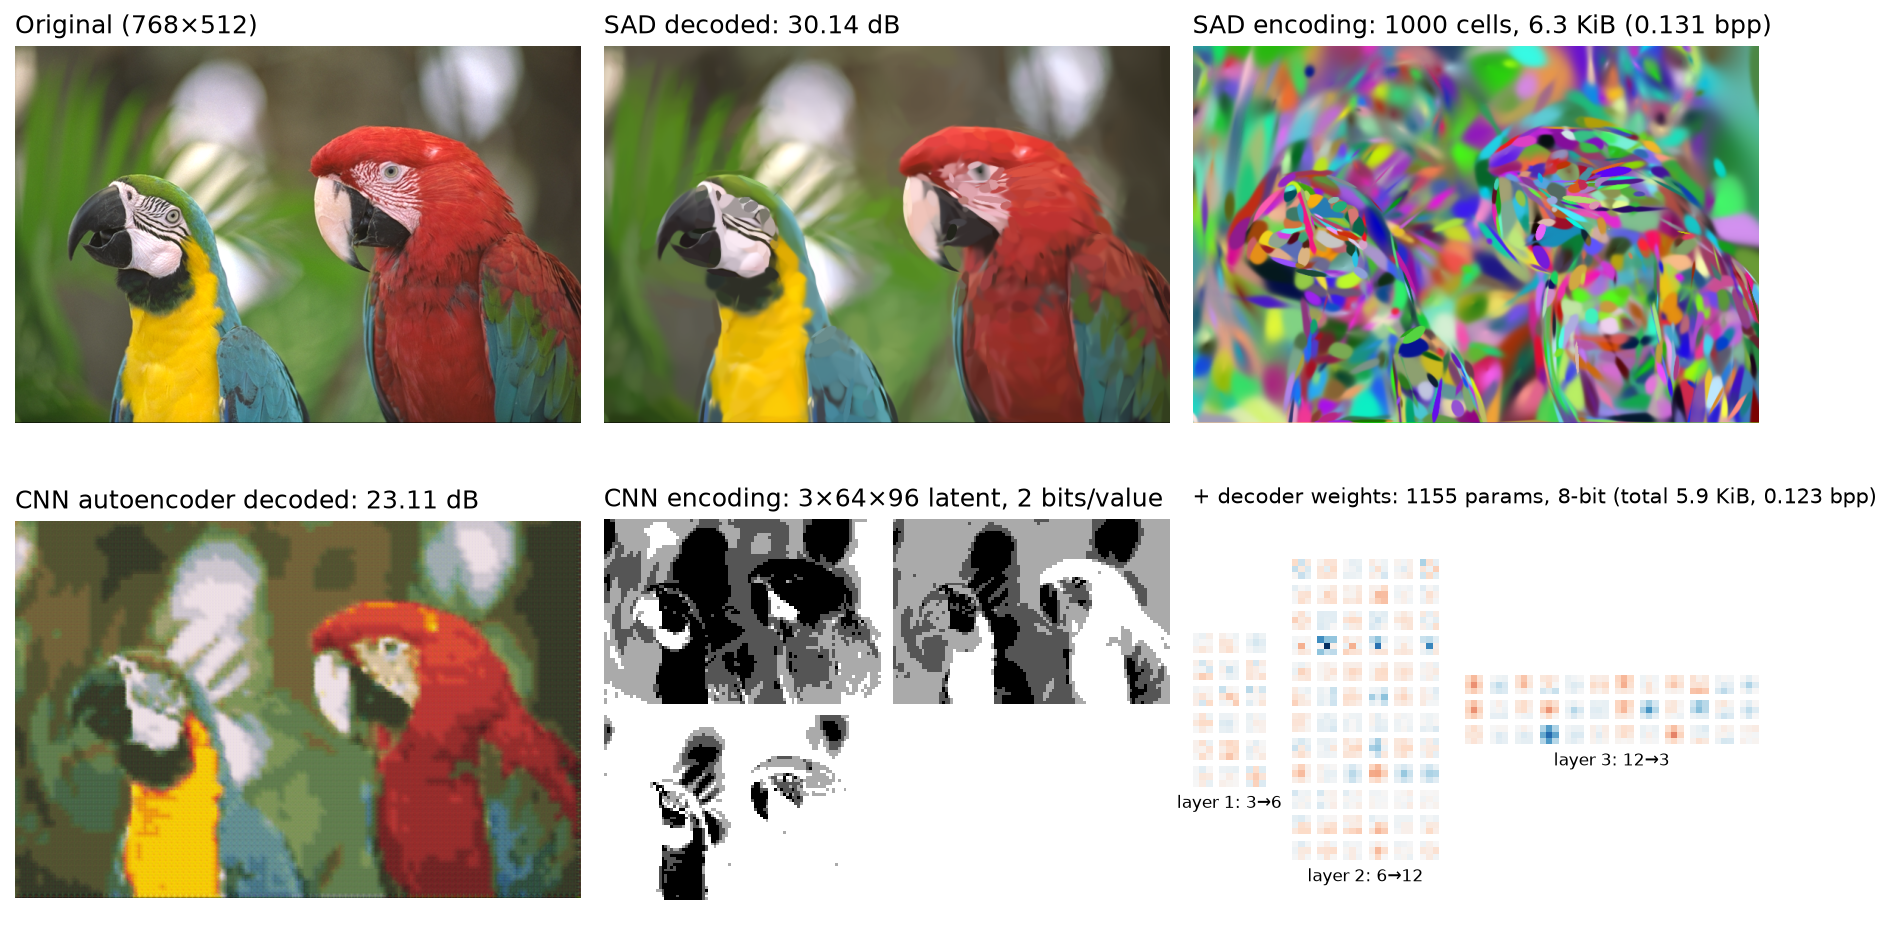

The script that saved this image:
"""Side-by-side figure from sad/summary.json and cnn/best.npz.

Top row: original, SAD decoded, SAD's encoding (its cells, one random color
each). Bottom row: CNN decoded, the CNN's encoding (latent channels as they are
stored) and its decoder weights (every 3x3 kernel, per layer).

  uv run --no-project --python 3.12 --with numpy --with pillow --with matplotlib \
    python experiments/ae_compare/figure.py --image ../comp/data/kodak/kodim23.png --sites 1000
"""

import argparse
import json
from pathlib import Path

import matplotlib.pyplot as plt
import numpy as np
from PIL import Image

HERE = Path(__file__).resolve().parent


def kernel_mosaic(w, pad=1):
    """(in, out, k, k) weights as a grid of kernels, rows = outputs, NaN between."""
    cin, cout, k, _ = w.shape
    m = np.full((cout * (k + pad) - pad, cin * (k + pad) - pad), np.nan)
    for i in range(cin):
        for o in range(cout):
            m[o * (k + pad):o * (k + pad) + k, i * (k + pad):i * (k + pad) + k] = w[i, o]
    return m


def latent_mosaic(z, cols, pad=4):
    c, h, w = z.shape
    rows = -(-c // cols)
    m = np.full((rows * (h + pad) - pad, cols * (w + pad) - pad), np.nan)
    for i in range(c):
        r, q = divmod(i, cols)
        m[r * (h + pad):r * (h + pad) + h, q * (w + pad):q * (w + pad) + w] = z[i]
    return m


def main():
    ap = argparse.ArgumentParser()
    ap.add_argument("--image", required=True)
    ap.add_argument("--sites", type=int, default=1000)
    ap.add_argument("--out", default=str(HERE / "figure.png"))
    args = ap.parse_args()

    sad = json.load(open(HERE / "sad" / "summary.json"))
    sad_run = next(r for r in sad["runs"] if r["sites"] == args.sites)
    sad_dir = HERE / "sad" / f"sites_{args.sites}"
    cnn = np.load(HERE / "cnn" / "best.npz")
    cs = json.loads(str(cnn["stats"]))
    pixels = sad["width"] * sad["height"]

    plt.rcParams.update({"font.family": "sans-serif", "font.size": 10})
    fig = plt.figure(figsize=(15, 7.6), dpi=150)
    gs = fig.add_gridspec(2, 3, wspace=0.04, hspace=0.18)

    def show(ax, path, title):
        ax.imshow(Image.open(path))
        ax.set_title(title, loc="left")
        ax.axis("off")

    show(fig.add_subplot(gs[0, 0]), args.image, f"Original ({sad['width']}×{sad['height']})")
    show(fig.add_subplot(gs[0, 1]), sad_dir / "recon.png",
         f"SAD decoded: {sad_run['psnr']:.2f} dB")
    show(fig.add_subplot(gs[0, 2]), sad_dir / "cells.png",
         f"SAD encoding: {sad_run['coded']} cells, {sad_run['bits'] / 8 / 1024:.1f} KiB ({sad_run['bpp']:.3f} bpp)")
    show(fig.add_subplot(gs[1, 0]), HERE / "cnn" / "recon.png",
         f"CNN autoencoder decoded: {cs['psnr']:.2f} dB")

    latent = cnn["latent"]
    ax = fig.add_subplot(gs[1, 1])
    ax.imshow(latent_mosaic(latent, cols=min(len(latent), 2)), cmap="gray", interpolation="nearest")
    ax.set_title(f"CNN encoding: {latent.shape[0]}×{latent.shape[1]}×{latent.shape[2]} latent, "
                 f"{cs['b']} bits/value", loc="left")
    ax.axis("off")

    sub = gs[1, 2].subgridspec(1, 3, wspace=0.15, width_ratios=[w.shape[0] for w in [cnn[f"dec{i}_w"] for i in range(3)]])
    layers = [cnn[f"dec{i}_w"] for i in range(3)]
    vmax = max(np.abs(w).max() for w in layers)
    for i, w in enumerate(layers):
        ax = fig.add_subplot(sub[i])
        ax.imshow(kernel_mosaic(w), cmap="RdBu_r", vmin=-vmax, vmax=vmax, interpolation="nearest")
        ax.set_yticks([])
        ax.set_xticks([])
        for s in ax.spines.values():
            s.set_visible(False)
        ax.set_xlabel(f"layer {i + 1}: {w.shape[0]}→{w.shape[1]}", fontsize=8)
    fig.text(0.0, 1.0, f"+ decoder weights: {cs['decoder_params']} params, 8-bit "
             f"(total {cs['bits'] / 8 / 1024:.1f} KiB, {cs['bpp']:.3f} bpp)",
             transform=fig.add_subplot(gs[1, 2], frameon=False, xticks=[], yticks=[]).transAxes, va="bottom")

    fig.savefig(args.out, bbox_inches="tight", facecolor="white")
    print(f"wrote {args.out}")


if __name__ == "__main__":
    main()
